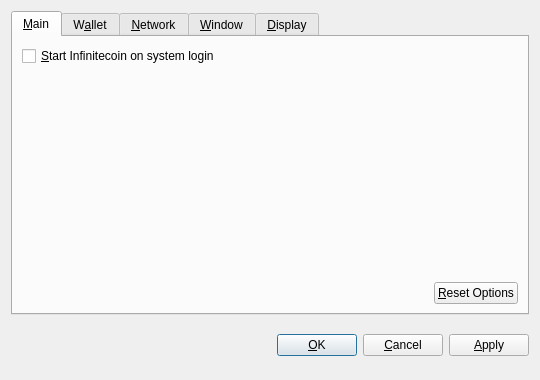
<?xml version="1.0" encoding="UTF-8"?>
<ui version="4.0">
 <class>OptionsDialog</class>
 <widget class="QDialog" name="OptionsDialog">
  <property name="geometry">
   <rect>
    <x>0</x>
    <y>0</y>
    <width>540</width>
    <height>380</height>
   </rect>
  </property>
  <property name="windowTitle">
   <string>Options</string>
  </property>
  <property name="modal">
   <bool>true</bool>
  </property>
  <layout class="QVBoxLayout" name="verticalLayout">
   <item>
    <widget class="QTabWidget" name="tabWidget">
     <property name="tabPosition">
      <enum>QTabWidget::North</enum>
     </property>
     <property name="currentIndex">
      <number>0</number>
     </property>
     <widget class="QWidget" name="tabMain">
      <attribute name="title">
       <string>&amp;Main</string>
      </attribute>
      <layout class="QVBoxLayout" name="verticalLayout_Main">
       <item>
        <widget class="QCheckBox" name="bitcoinAtStartup">
         <property name="toolTip">
          <string>Automatically start Infinitecoin after logging in to the system.</string>
         </property>
         <property name="text">
          <string>&amp;Start Infinitecoin on system login</string>
         </property>
        </widget>
       </item>
       <item>
        <spacer name="verticalSpacer_Main">
         <property name="orientation">
          <enum>Qt::Vertical</enum>
         </property>
         <property name="sizeHint" stdset="0">
          <size>
           <width>20</width>
           <height>40</height>
          </size>
         </property>
        </spacer>
       </item>
       <item>
        <layout class="QHBoxLayout" name="horizontalLayout_2_Main">
         <item>
          <spacer name="horizontalSpacer_2_Main">
           <property name="orientation">
            <enum>Qt::Horizontal</enum>
           </property>
           <property name="sizeHint" stdset="0">
            <size>
             <width>40</width>
             <height>20</height>
            </size>
           </property>
          </spacer>
         </item>
         <item>
          <widget class="QPushButton" name="resetButton">
           <property name="toolTip">
            <string>Reset all client options to default.</string>
           </property>
           <property name="text">
            <string>&amp;Reset Options</string>
           </property>
           <property name="autoDefault">
            <bool>false</bool>
           </property>
          </widget>
         </item>
        </layout>
       </item>
      </layout>
     </widget>
     <widget class="QWidget" name="tabWallet">
      <attribute name="title">
       <string>W&amp;allet</string>
      </attribute>
      <layout class="QVBoxLayout" name="verticalLayout_Network">
       <item>
        <widget class="QLabel" name="transactionFeeInfoLabel">
         <property name="text">
          <string>Optional transaction fee per kB that helps make sure your transactions are processed quickly. Most transactions are 1 kB.</string>
         </property>
         <property name="textFormat">
          <enum>Qt::PlainText</enum>
         </property>
         <property name="wordWrap">
          <bool>true</bool>
         </property>
        </widget>
       </item>
       <item>
        <layout class="QHBoxLayout" name="horizontalLayout_1_Main">
         <item>
          <widget class="QLabel" name="transactionFeeLabel">
           <property name="text">
            <string>Pay transaction &amp;fee</string>
           </property>
           <property name="textFormat">
            <enum>Qt::PlainText</enum>
           </property>
           <property name="buddy">
            <cstring>transactionFee</cstring>
           </property>
          </widget>
         </item>
         <item>
          <widget class="BitcoinAmountField" name="transactionFee"/>
         </item>
         <item>
          <spacer name="horizontalSpacer_1_Main">
           <property name="orientation">
            <enum>Qt::Horizontal</enum>
           </property>
           <property name="sizeHint" stdset="0">
            <size>
             <width>40</width>
             <height>20</height>
            </size>
           </property>
          </spacer>
         </item>
        </layout>
       </item>
       <item>
        <widget class="QLabel" name="label">
         <property name="text">
          <string>If you disable the spending of unconfirmed change, the change from a transaction cannot be used until that transaction has at least one confirmation. This also affects how your balance is computed.</string>
         </property>
         <property name="wordWrap">
          <bool>true</bool>
         </property>
        </widget>
       </item>
       <item>
        <widget class="QCheckBox" name="spendZeroConfChange">
         <property name="text">
          <string>Spend unconfirmed change  (experts only)</string>
         </property>
        </widget>
       </item>
       <item>
        <spacer name="verticalSpacer">
         <property name="orientation">
          <enum>Qt::Vertical</enum>
         </property>
         <property name="sizeHint" stdset="0">
          <size>
           <width>20</width>
           <height>40</height>
          </size>
         </property>
        </spacer>
       </item>
      </layout>
     </widget>
     <widget class="QWidget" name="tabNetwork">
      <attribute name="title">
       <string>&amp;Network</string>
      </attribute>
      <layout class="QVBoxLayout" name="verticalLayout_Network">
       <item>
        <widget class="QCheckBox" name="mapPortUpnp">
         <property name="toolTip">
          <string>Automatically open the Infinitecoin client port on the router. This only works when your router supports UPnP and it is enabled.</string>
         </property>
         <property name="text">
          <string>Map port using &amp;UPnP</string>
         </property>
        </widget>
       </item>
       <item>
        <widget class="QCheckBox" name="connectSocks">
         <property name="toolTip">
          <string>Connect to the Infinitecoin network through a SOCKS proxy (e.g. when connecting through Tor).</string>
         </property>
         <property name="text">
          <string>&amp;Connect through SOCKS proxy:</string>
         </property>
        </widget>
       </item>
       <item>
        <layout class="QHBoxLayout" name="horizontalLayout_Network">
         <item>
          <widget class="QLabel" name="proxyIpLabel">
           <property name="text">
            <string>Proxy &amp;IP:</string>
           </property>
           <property name="textFormat">
            <enum>Qt::PlainText</enum>
           </property>
           <property name="buddy">
            <cstring>proxyIp</cstring>
           </property>
          </widget>
         </item>
         <item>
          <widget class="QValidatedLineEdit" name="proxyIp">
           <property name="maximumSize">
            <size>
             <width>140</width>
             <height>16777215</height>
            </size>
           </property>
           <property name="toolTip">
            <string>IP address of the proxy (e.g. 127.0.0.1)</string>
           </property>
          </widget>
         </item>
         <item>
          <widget class="QLabel" name="proxyPortLabel">
           <property name="text">
            <string>&amp;Port:</string>
           </property>
           <property name="textFormat">
            <enum>Qt::PlainText</enum>
           </property>
           <property name="buddy">
            <cstring>proxyPort</cstring>
           </property>
          </widget>
         </item>
         <item>
          <widget class="QLineEdit" name="proxyPort">
           <property name="maximumSize">
            <size>
             <width>55</width>
             <height>16777215</height>
            </size>
           </property>
           <property name="toolTip">
            <string>Port of the proxy (e.g. 9050)</string>
           </property>
          </widget>
         </item>
         <item>
          <widget class="QLabel" name="socksVersionLabel">
           <property name="text">
            <string>SOCKS &amp;Version:</string>
           </property>
           <property name="textFormat">
            <enum>Qt::PlainText</enum>
           </property>
           <property name="buddy">
            <cstring>socksVersion</cstring>
           </property>
          </widget>
         </item>
         <item>
          <widget class="QValueComboBox" name="socksVersion">
           <property name="toolTip">
            <string>SOCKS version of the proxy (e.g. 5)</string>
           </property>
          </widget>
         </item>
         <item>
          <spacer name="horizontalSpacer_Network">
           <property name="orientation">
            <enum>Qt::Horizontal</enum>
           </property>
           <property name="sizeHint" stdset="0">
            <size>
             <width>40</width>
             <height>20</height>
            </size>
           </property>
          </spacer>
         </item>
        </layout>
       </item>
       <item>
        <spacer name="verticalSpacer_Network">
         <property name="orientation">
          <enum>Qt::Vertical</enum>
         </property>
         <property name="sizeHint" stdset="0">
          <size>
           <width>20</width>
           <height>40</height>
          </size>
         </property>
        </spacer>
       </item>
      </layout>
     </widget>
     <widget class="QWidget" name="tabWindow">
      <attribute name="title">
       <string>&amp;Window</string>
      </attribute>
      <layout class="QVBoxLayout" name="verticalLayout_Window">
       <item>
        <widget class="QCheckBox" name="minimizeToTray">
         <property name="toolTip">
          <string>Show only a tray icon after minimizing the window.</string>
         </property>
         <property name="text">
          <string>&amp;Minimize to the tray instead of the taskbar</string>
         </property>
        </widget>
       </item>
       <item>
        <widget class="QCheckBox" name="minimizeOnClose">
         <property name="toolTip">
          <string>Minimize instead of exit the application when the window is closed. When this option is enabled, the application will be closed only after selecting Quit in the menu.</string>
         </property>
         <property name="text">
          <string>M&amp;inimize on close</string>
         </property>
        </widget>
       </item>
       <item>
        <spacer name="verticalSpacer_Window">
         <property name="orientation">
          <enum>Qt::Vertical</enum>
         </property>
         <property name="sizeHint" stdset="0">
          <size>
           <width>20</width>
           <height>40</height>
          </size>
         </property>
        </spacer>
       </item>
      </layout>
     </widget>
     <widget class="QWidget" name="tabDisplay">
      <attribute name="title">
       <string>&amp;Display</string>
      </attribute>
      <layout class="QVBoxLayout" name="verticalLayout_Display">
       <item>
        <layout class="QHBoxLayout" name="horizontalLayout_1_Display">
         <item>
          <widget class="QLabel" name="langLabel">
           <property name="text">
            <string>User Interface &amp;language:</string>
           </property>
           <property name="textFormat">
            <enum>Qt::PlainText</enum>
           </property>
           <property name="buddy">
            <cstring>lang</cstring>
           </property>
          </widget>
         </item>
         <item>
          <widget class="QValueComboBox" name="lang">
           <property name="toolTip">
            <string>The user interface language can be set here. This setting will take effect after restarting Infinitecoin.</string>
           </property>
          </widget>
         </item>
        </layout>
       </item>
       <item>
        <layout class="QHBoxLayout" name="horizontalLayout_2_Display">
         <item>
          <widget class="QLabel" name="unitLabel">
           <property name="text">
            <string>&amp;Unit to show amounts in:</string>
           </property>
           <property name="textFormat">
            <enum>Qt::PlainText</enum>
           </property>
           <property name="buddy">
            <cstring>unit</cstring>
           </property>
          </widget>
         </item>
         <item>
          <widget class="QValueComboBox" name="unit">
           <property name="toolTip">
            <string>Choose the default subdivision unit to show in the interface and when sending coins.</string>
           </property>
          </widget>
         </item>
        </layout>
       </item>
       <item>
        <widget class="QCheckBox" name="displayAddresses">
         <property name="toolTip">
          <string>Whether to show Infinitecoin addresses in the transaction list or not.</string>
         </property>
         <property name="text">
          <string>&amp;Display addresses in transaction list</string>
         </property>
        </widget>
       </item>
       <item>
        <widget class="QCheckBox" name="coinControlFeatures">
         <property name="toolTip">
          <string>Whether to show coin control features or not.</string>
         </property>
         <property name="text">
          <string>Display coin &amp;control features (experts only!)</string>
         </property>
        </widget>
       </item>
       <item>
        <spacer name="verticalSpacer_Display">
         <property name="orientation">
          <enum>Qt::Vertical</enum>
         </property>
         <property name="sizeHint" stdset="0">
          <size>
           <width>20</width>
           <height>40</height>
          </size>
         </property>
        </spacer>
       </item>
      </layout>
     </widget>
    </widget>
   </item>
   <item>
    <layout class="QHBoxLayout" name="horizontalLayout_Buttons">
     <item>
      <spacer name="horizontalSpacer_1">
       <property name="orientation">
        <enum>Qt::Horizontal</enum>
       </property>
       <property name="sizeHint" stdset="0">
        <size>
         <width>40</width>
         <height>48</height>
        </size>
       </property>
      </spacer>
     </item>
     <item>
      <widget class="QLabel" name="statusLabel">
       <property name="font">
        <font>
         <weight>75</weight>
         <bold>true</bold>
        </font>
       </property>
       <property name="text">
        <string/>
       </property>
       <property name="textFormat">
        <enum>Qt::PlainText</enum>
       </property>
       <property name="wordWrap">
        <bool>true</bool>
       </property>
      </widget>
     </item>
     <item>
      <spacer name="horizontalSpacer_2">
       <property name="orientation">
        <enum>Qt::Horizontal</enum>
       </property>
       <property name="sizeHint" stdset="0">
        <size>
         <width>40</width>
         <height>48</height>
        </size>
       </property>
      </spacer>
     </item>
     <item>
      <widget class="QPushButton" name="okButton">
       <property name="text">
        <string>&amp;OK</string>
       </property>
      </widget>
     </item>
     <item>
      <widget class="QPushButton" name="cancelButton">
       <property name="text">
        <string>&amp;Cancel</string>
       </property>
       <property name="autoDefault">
        <bool>false</bool>
       </property>
      </widget>
     </item>
     <item>
      <widget class="QPushButton" name="applyButton">
       <property name="text">
        <string>&amp;Apply</string>
       </property>
       <property name="autoDefault">
        <bool>false</bool>
       </property>
      </widget>
     </item>
    </layout>
   </item>
  </layout>
 </widget>
 <customwidgets>
  <customwidget>
   <class>BitcoinAmountField</class>
   <extends>QSpinBox</extends>
   <header>bitcoinamountfield.h</header>
  </customwidget>
  <customwidget>
   <class>QValueComboBox</class>
   <extends>QComboBox</extends>
   <header>qvaluecombobox.h</header>
  </customwidget>
  <customwidget>
   <class>QValidatedLineEdit</class>
   <extends>QLineEdit</extends>
   <header>qvalidatedlineedit.h</header>
  </customwidget>
 </customwidgets>
 <resources/>
 <connections/>
</ui>
